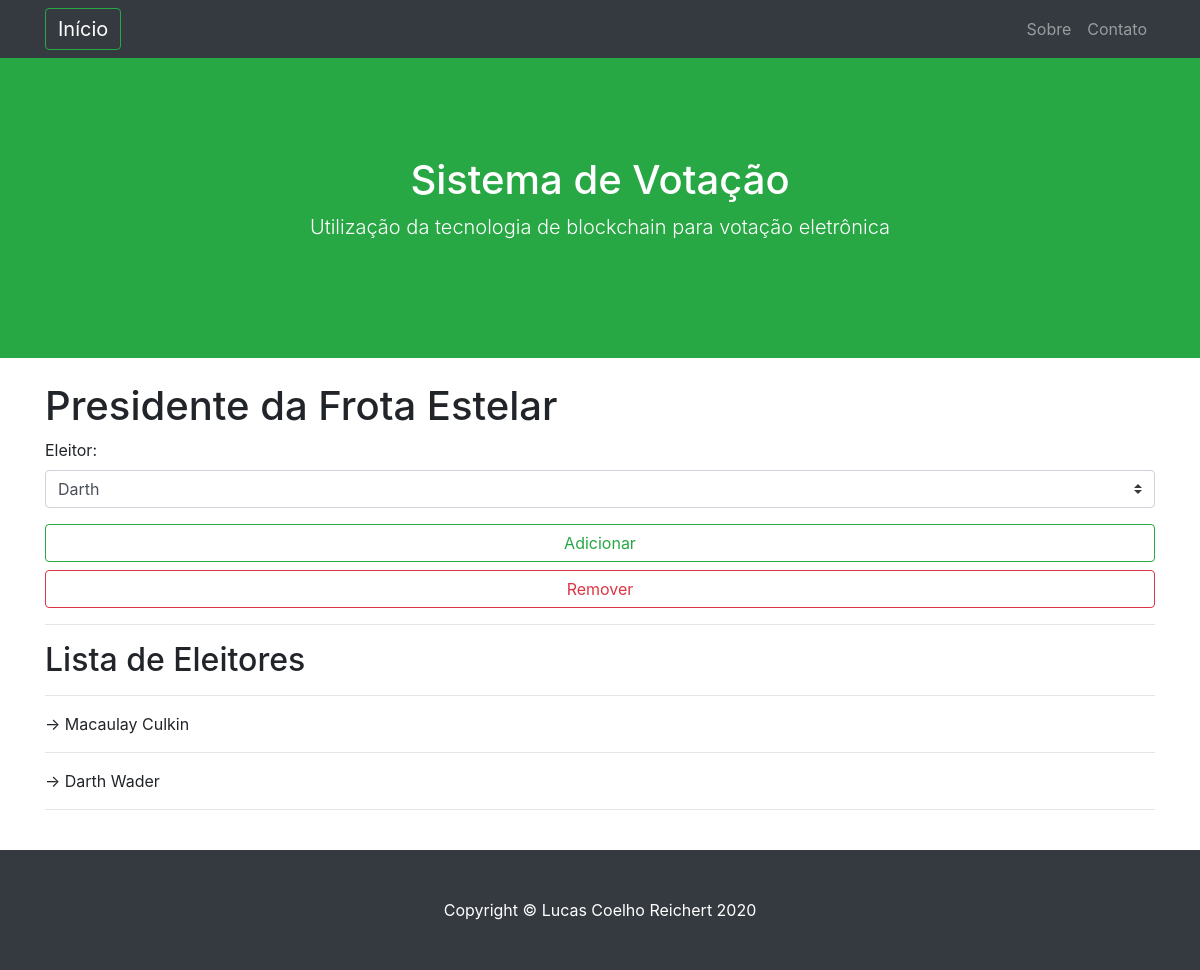
The page /eleicoes/adicionarEleitores/1 on the database its author committed.
### eleicoes/models.py (models this page shows, shortened)
class Eleicao(models.Model):
    nome = models.CharField(max_length=40)
    descricao =  models.CharField(max_length=100)
    data_ini =  models.DateField()
    data_fim = models.DateField() #configurar para pegar a data da criação da eleição e desativar o campo, ou deixar para programar uma data e hora e efetuar os devidos tratamentos
    tipo = models.CharField(max_length=20, choices=(("eleicao", _("Eleição")),  #criação do modelo de opções do tipo de Eleicao
                                        ("votacao", _("Votação"))),
                                default="Eleição")

class Eleicao_eleitor(models.Model):
    eleicao = models.ForeignKey(Eleicao, on_delete=models.CASCADE, default="") #chave estrangeira da tabela eleicao
    eleitor = models.ForeignKey(Usuario, on_delete=models.CASCADE, default="") #chave estrangeira da tabela usuario

### usuarios/models.py (models this page shows, shortened)
class Usuario(models.Model):
    usuario = models.CharField(max_length=40)
    nome =  models.CharField(max_length=40)
    sobrenome =  models.CharField(max_length=40)
    email = models.EmailField(max_length=100)
    senha = models.CharField(max_length=50)
    foto = models.FileField(upload_to=get_file_path) #chamando a função de definição de nome para nomear o arquivo recebido
    tipo = models.CharField(max_length=20, choices=(("Administrador", _("Administrador")),  #criação do modelo de opções do tipo de usuário
                                        ("Eleitor", _("Eleitor")),
                                        ("Candidato", _("Candidato"))),
                                default="Eleitor") # vai definir Eleitor como a opção default
    curso = models.ForeignKey(Curso, on_delete=models.CASCADE, default="") #chave estrangeira da tabela curso
    def __str__(self):
        return self.nome

### eleicoes/views.py (the view)
# urls.py: url(r'^adicionarEleitores/(?P<pk>[0-9]+)$', views.cadastro_eleicao_eleitores, name='addEleitores'),
def cadastro_eleicao_eleitores(request, pk): #  ligação entre as tabelas eleições e seus respectivos candidatos
    eleicao = get_object_or_404(Eleicao, pk=pk) # criando um objeto de eleicao para ser utilizado na tela de adição de candidatos
    eleicao_eleitores = Eleicao_eleitor.objects.all() # buscando os objetos referentes aos candidatos da eleição objeto de candidatos para ser utilizado na tela de adição de candidatos
    existe=False
    if request.method == 'POST': # se o formulário foi submetido
        form = CadastroFormEleicao_eleitores(request.POST) # Criar o formulário
        if form.is_valid(): # se todos os campos forem inseridos corretamente
            aux = form.save(commit=False)
            aux.eleicao = eleicao # realizando a ligação da tabela eleição com Eleicao_eleitores
            for e_e in eleicao_eleitores: #só permitir um cadastro de cada eleitor
                if e_e.eleitor.pk == aux.eleitor.pk and e_e.eleicao.pk == eleicao.pk : #teste para verificar se já há o registro no banco
                    existe = True; # caso exista, existe vira true
            if request.POST['bt'] == "adicionar":
                print('adicionar')
                if not existe: # realiza o commit apenas se não existir o registro no banco
                    aux.save();
            if request.POST['bt'] == "remover": #caso seja clicado no botão remover, será deletado o registro que contém o respectivo eleitor na respectiva eleição
                print('remover')
                Eleicao_eleitor.objects.filter(eleicao__pk=pk, eleitor=aux.eleitor).delete() #encontrar o respectiva linha na tabela e depois deletar a mesma
            return redirect('addEleitores', pk)
    else:
        form = CadastroFormEleicao_eleitores()
    eleicao_eleitores = Eleicao_eleitor.objects.filter(eleicao__pk=pk)
    context = { # variável utilizada para encaminhar as informações para a tela de cadastro
        'form': form,
        'eleicao': eleicao,
        'eleicao_eleitores': eleicao_eleitores,
    }
    return render(request, 'eleicoes/addEleitores.html', context)

### eleicoes/forms.py
class CadastroFormEleicao_eleitores(forms.ModelForm):
    class Meta:
        model = Eleicao_eleitor #definindo o modelo
        fields = ('eleitor',) # selecionando os campos do modelo que serão utilizados
        widgets = { #estilizando os campos com css e definindo
            'eleitor': forms.Select(attrs={'class': 'custom-select', 'maxlenght': 50}), #select para selecionar o eleitor de outra tabela (a chave estrangeira foi definida no model)
        }
        error_messages = { #pesquisar melhor sobre tipos de erros para deixar mais funcional
            'eleitor': {
                'required': 'O campo sobrenome é obrigatório'
            },
        }

### eleicoes/templates/eleicoes/addEleitores.html
{% extends "base.html" %}
{% load static %}
{% block content %}
    <h1>{{eleicao.nome}}</h1>
    <form method="POST" class="post-form">{% csrf_token %}
        <p>
            <label for='id_eleitor'>Eleitor: </label>{{form.eleitor}}
        </p>
        <button type="submit" class="btn btn-outline-success btn-block" name="bt" value="adicionar">Adicionar</button>
        <button type="submit" class="btn btn-outline-danger btn-block" name="bt" value="remover">Remover</button>
    </form>
    <hr>
    <h2>Lista de Eleitores</h2>
    {% for eleicao_eleitor in eleicao_eleitores %}
        <hr>
            -> {{eleicao_eleitor.eleitor}} {{eleicao_eleitor.eleitor.sobrenome}}
    {% endfor %}
    <hr>
{% endblock %}

### rows shown on the page
Eleicao: nome "Presidente da Frota Estelar"
Eleicao_eleitor: eleitor "Macaulay", eleitor.sobrenome "Culkin"
Eleicao_eleitor: eleitor "Darth", eleitor.sobrenome "Wader"
